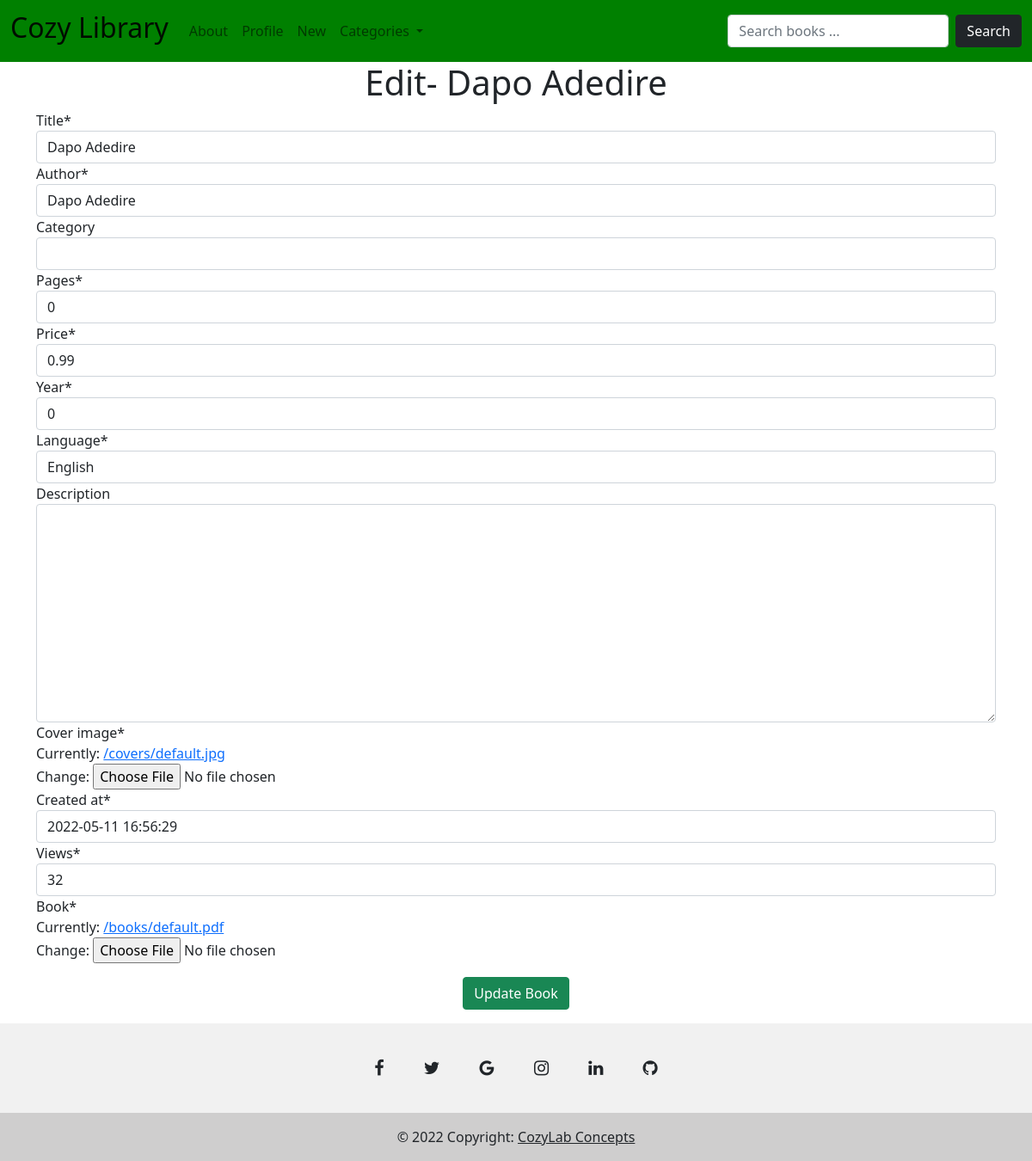
/book/4/update/, run on an earlier commit of the app's database.
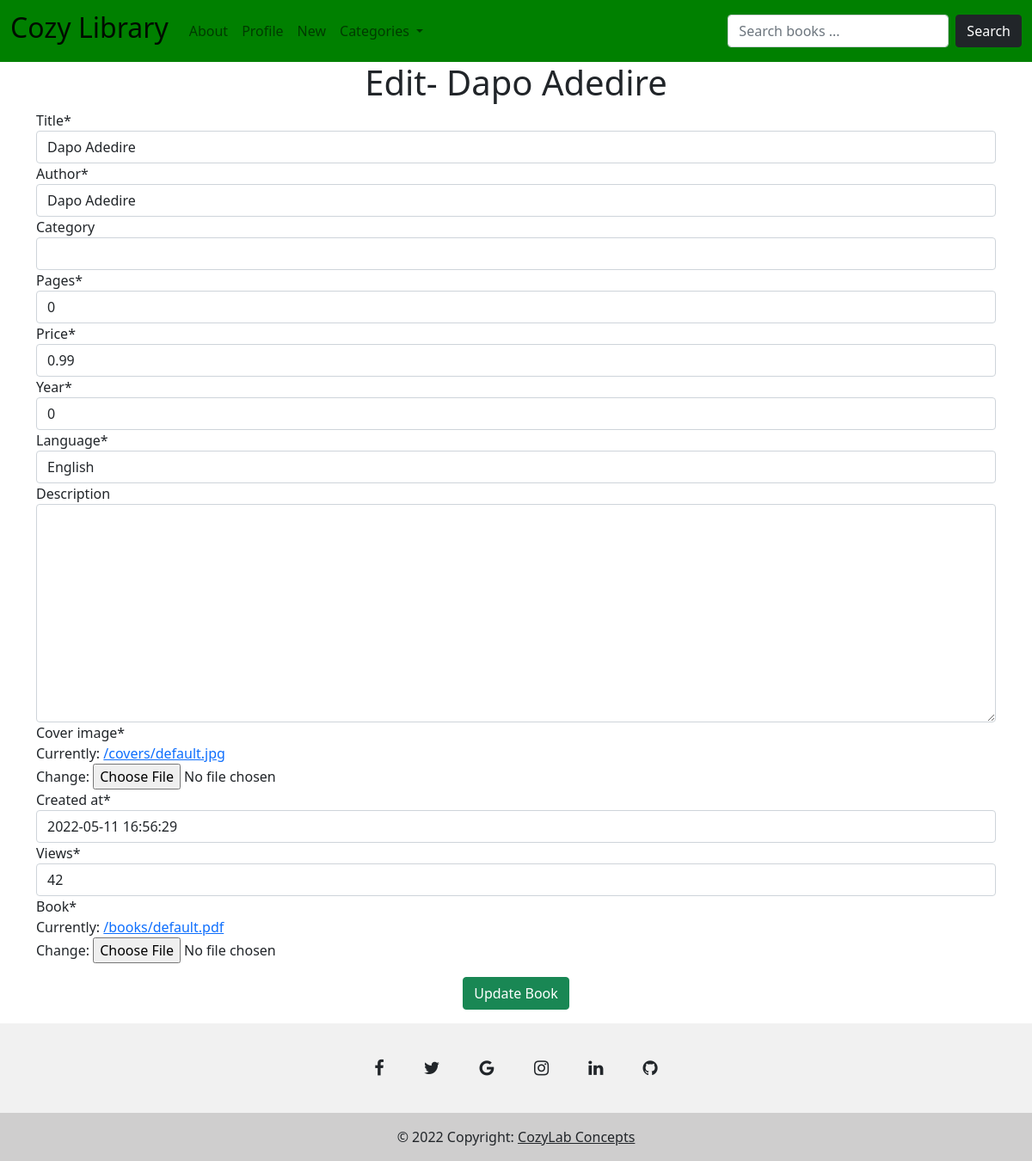
And on a later commit of the database.
### cozylibrary/models.py (models this page shows, shortened)
class Book(models.Model):
    title = models.CharField(max_length=255, default="Dapo Adedire")
    author = models.CharField(max_length=255, default="Dapo Adedire")
    category = models.CharField(max_length=255, blank=True)
    pages = models.IntegerField(default=0)
    price = models.FloatField(default=0.99)
    year = models.IntegerField(default=0)
    language = models.CharField(max_length=255, default="English")
    description = RichTextField(max_length=1000, blank=True)
    cover_image = models.ImageField(upload_to="covers/", default="/covers/default.jpg")
    created_at = models.DateTimeField(default=datetime.now)
    views = models.IntegerField(default=0)
    book = models.FileField(default="/books/default.pdf", upload_to="books/")

### cozylibrary/views.py (the view)
# urls.py: path("book/<int:pk>/update/", views.BookUpdateView.as_view(), name="book_update"),
class BookUpdateView(UpdateView):
    model = models.Book
    fields = "__all__"
    template_name = "book_edit.html"

### templates/book_edit.html (shortened to what this page needs)
{% extends 'base.html' %}
{% load crispy_forms_tags %}
{% block content %}
    <div class="container">
        <div class="text-center">
            <h1>Edit- {{ book.title }}</h1>
        </div>
        <form action="{% url 'book_update' book.pk %}" method="POST">{% csrf_token %}
            {{ form|crispy}}
            <div class="text-center my-3">
                <button type="submit" class="btn btn-success">Update Book</button>
            </div>
        </form>
    </div>
{% endblock content %}

What changed in the data, as far as the page shows it:
changed Book "Dapo Adedire": views "32" → "42"
